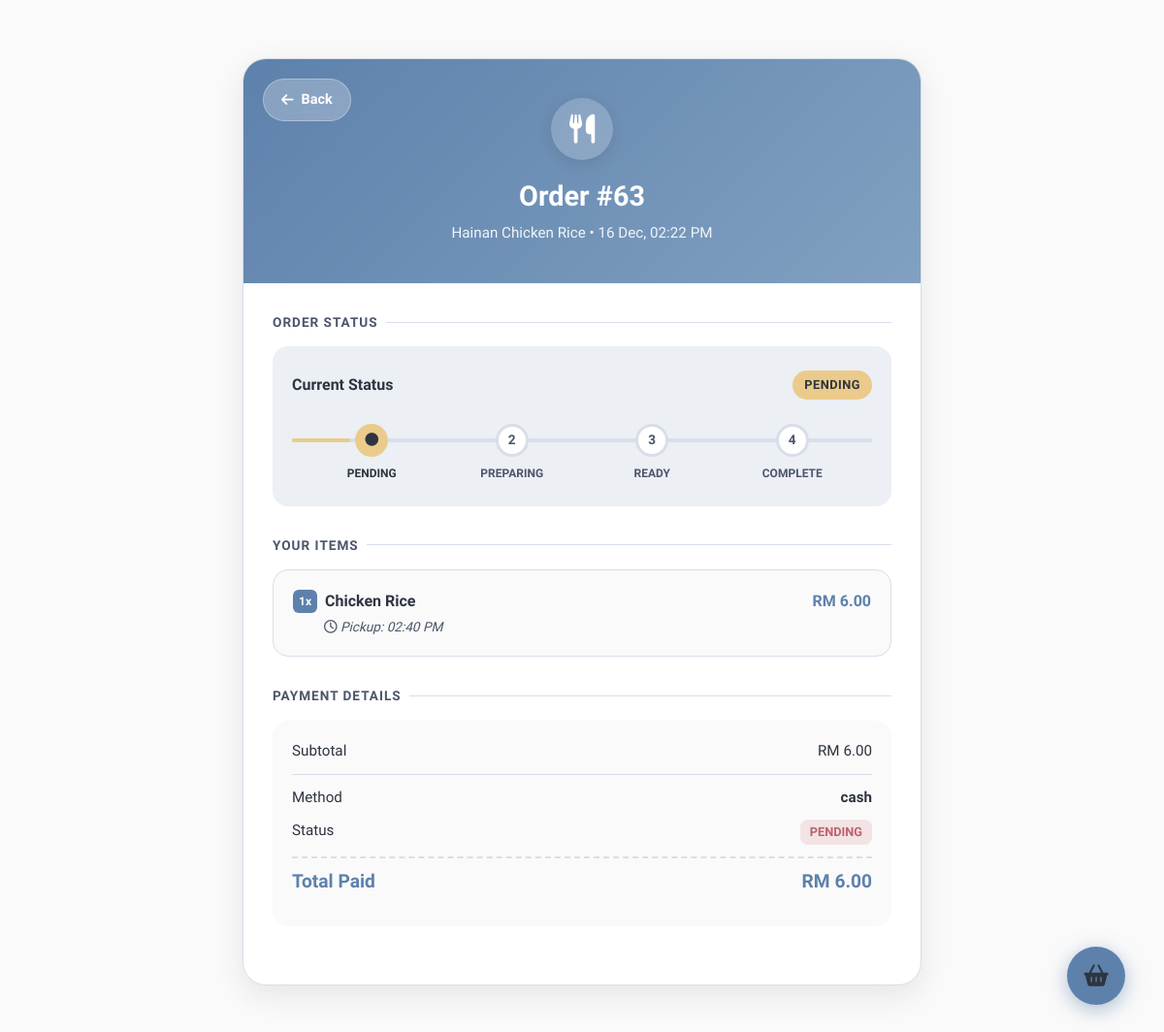
/order/order_detail.php?id=63, run on the app's committed database.
### tables this page shows
CREATE TABLE `orders` (
  `OrderId` int(11) NOT NULL,
  `PaymentId` int(11) NOT NULL,
  `UserId` int(11) NOT NULL,
  `StallId` int(11) NOT NULL,
  `Status` enum('pending','preparing','ready','complete') DEFAULT 'pending',
  `Notes` text DEFAULT NULL,
  `CreatedAt` datetime NOT NULL DEFAULT current_timestamp()
);

CREATE TABLE `stalls` (
  `StallId` int(11) NOT NULL,
  `StaffId` int(11) NOT NULL,
  `StallName` varchar(100) NOT NULL,
  `Description` text DEFAULT NULL,
  `IsAvailable` tinyint(1) NOT NULL DEFAULT 1,
  `CreatedAt` datetime NOT NULL DEFAULT current_timestamp(),
  `LogoUrl` varchar(255) DEFAULT NULL
);

CREATE TABLE `orderitems` (
  `OrderListId` int(11) NOT NULL,
  `OrderId` int(11) NOT NULL,
  `ProductId` int(11) NOT NULL,
  `Quantity` int(11) NOT NULL,
  `Subtotal` decimal(10,2) NOT NULL,
  `Note` text DEFAULT NULL,
  `PickupTime` datetime DEFAULT NULL,
  `Status` enum('pending','preparing','ready','complete','cancelled') DEFAULT 'pending'
);

CREATE TABLE `products` (
  `ProductId` int(11) NOT NULL,
  `StallId` int(11) NOT NULL,
  `CategoryId` int(11) DEFAULT NULL,
  `ProductName` varchar(150) NOT NULL,
  `Description` text DEFAULT NULL,
  `UnitPrice` decimal(10,2) NOT NULL,
  `IsAvailable` tinyint(1) NOT NULL DEFAULT 1,
  `IsUnlimitedStock` tinyint(1) NOT NULL DEFAULT 0,
  `Stock` int(11) NOT NULL DEFAULT 0
);

CREATE TABLE `payments` (
  `PaymentId` int(11) NOT NULL,
  `UserId` int(11) NOT NULL,
  `TotalAmount` decimal(10,2) NOT NULL,
  `Status` enum('pending','paid','failed') NOT NULL DEFAULT 'pending',
  `PaymentMethod` enum('card','cash','e-wallet','') NOT NULL,
  `CreatedAt` datetime NOT NULL DEFAULT current_timestamp()
);

### order/order_detail.php (the view, shortened to what this page needs)
<?php
require __DIR__ . '/../configs/db.php';
$orderId = isset($_GET['id']) ? (int)$_GET['id'] : die('Order ID required.');
function getOrderDetail(PDO $db, int $orderId): ?array
{
    $sql = "
        SELECT
            o.OrderId, o.UserId, o.StallId, o.PaymentId, o.Status,
            o.Notes, o.CreatedAt,
            p.PaymentMethod, p.Status AS PaymentStatus,
            s.StallName,
            u.Name AS UserName,
            COUNT(oi.OrderListId) AS TotalItems
        FROM orders o
        LEFT JOIN payments p ON o.PaymentId = p.PaymentId
        LEFT JOIN stalls s ON o.StallId = s.StallId
        LEFT JOIN users u ON o.UserId = u.UserId
        LEFT JOIN orderitems oi ON o.OrderId = oi.OrderId
        WHERE o.OrderId = :orderId
        GROUP BY
            o.OrderId, o.UserId, o.StallId, o.PaymentId,
            o.Status, o.Notes, o.CreatedAt,
            p.PaymentMethod, p.Status, s.StallName, u.Name
    ";
    $stmt = $db->prepare($sql);
    $stmt->execute([':orderId' => $orderId]);
    return $stmt->fetch(PDO::FETCH_ASSOC) ?: null;
}
function getOrderItems(PDO $db, int $orderId): array
{
    $sql = "
        SELECT
            oi.Quantity, p.ProductName, p.UnitPrice, oi.Note,
            oi.Subtotal, oi.Status AS ItemStatus,
            oi.PickupTime
        FROM orderitems oi
        JOIN products p ON oi.ProductId = p.ProductId
        WHERE oi.OrderId = :orderId
    ";
    $stmt = $db->prepare($sql);
    $stmt->execute([':orderId' => $orderId]);
    return $stmt->fetchAll(PDO::FETCH_ASSOC);
}
$order = getOrderDetail($db, $orderId);
$items = getOrderItems($db, $orderId);
include '../includes/header.php';
?>
<link rel="stylesheet" href="/U-Order/assets/css/order_detail.css">
<div class="detail-wrapper">
    <div class="order-card">
        <div class="card-header">
            <a href="javascript:history.back()" class="back-btn-hero">
                <i class="fas fa-arrow-left"></i> Back
            </a>
            <div class="header-icon">
                <i class="fas fa-utensils"></i>
            </div>
            <div class="header-title">Order #<?= $orderId ?></div>
            <div class="header-subtitle">
                <?= htmlspecialchars($order['StallName']) ?> • <?= date("d M, h:i A", strtotime($order['CreatedAt'])) ?>
            </div>
        </div>
        <div class="card-body">
            <div class="section">
                <div class="section-title">Order Status</div>
                <div class="status-container">
                    <div class="status-header">
                        <span class="status-label">Current Status</span>
                        <span class="status-badge <?= strtolower($order['Status']) ?>" id="status-badge">
                            <?= ucfirst($order['Status']) ?>
                        </span>
                    </div>
                    <div class="progress-wrapper">
                        <div class="progress-track"></div>
                        <div class="progress-fill <?= strtolower($order['Status']) ?>" id="progress-fill"></div>
                        <div class="progress-steps" id="progress-steps">
                            <?php
                            $steps = ["pending", "preparing", "ready", "complete"];
                            $current = strtolower($order["Status"]);
                            $currentRank = array_search($current, $steps);
                            foreach ($steps as $i => $s):
                                $active = $i <= $currentRank ? "active" : "";
                                $currentStep = $i == $currentRank ? "current" : "";
                                $statusClass = $i <= $currentRank ? $s : "";
                            ?>
                                <div class="step <?= $active ?> <?= $currentStep ?> <?= $statusClass ?>" data-status="<?= $s ?>">
                                    <div class="step-circle">
                                        <?php if ($i < $currentRank): ?>
                                            <i class="fas fa-check"></i>
                                        <?php elseif ($i == $currentRank): ?>
                                            <i class="fas fa-circle"></i>
                                        <?php else: ?>
                                            <?= $i + 1 ?>
                                        <?php endif; ?>
                                    </div>
                                    <div class="step-label"><?= ucfirst($s) ?></div>
                                </div>
                            <?php endforeach; ?>
                        </div>
                    </div>
                </div>
            </div>
            <div class="section">
                <div class="section-title">Your Items</div>
                <div class="items-container">
                    <?php
                    $totalAmount = 0;
                    foreach ($items as $item):
                        $totalAmount += $item['Subtotal'];
                    ?>
                        <div class="item">
                            <div style="flex:1;">
                                <div style="display:flex; align-items:center;">
                                    <span class="item-qty"><?= $item['Quantity'] ?>x</span>
                                    <span class="item-name"><?= htmlspecialchars($item['ProductName']) ?></span>
                                </div>
                                <?php if (!empty($item['PickupTime'])): ?>
                                    <span class="item-note">
                                        <i class="far fa-clock"></i> Pickup: <?= date("h:i A", strtotime($item['PickupTime'])) ?>
                                    </span>
                                <?php endif; ?>
                            </div>
                            <div class="item-price">
                                RM <?= number_format($item['Subtotal'], 2) ?>
                            </div>
                        </div>
                    <?php endforeach; ?>
                </div>
            </div>
            <div class="section">
                <div class="section-title">Payment Details</div>
                <div class="summary-container">
                    <div class="summary-row divider">
                        <span>Subtotal</span>
                        <span>RM <?= number_format($totalAmount, 2) ?></span>
                    </div>
                    <div class="summary-row">
                        <span>Method</span>
                        <span style="font-weight:700;"><?= htmlspecialchars($order['PaymentMethod'] ?? 'Cash') ?></span>
                    </div>
                    <div class="summary-row">
                        <span>Status</span>
                        <span class="payment-status <?= strtolower($order['PaymentStatus'] ?? 'pending') ?>" id="payment-status-badge">
                            <?= ucfirst($order['PaymentStatus'] ?? 'Pending') ?>
                        </span>
                    </div>
                    <div class="summary-row total">
                        <span>Total Paid</span>
                        <span>RM <?= number_format($totalAmount, 2) ?></span>
                    </div>
                </div>
            </div>
        </div>
    </div>
</div>
<?php include __DIR__ . '/../includes/footer.php'; ?>

### assets/css/app.css (style rules this page uses)
:root { --nord0: #2E3440; --nord1: #3B4252; --nord2: #434C5E; --nord3: #4C566A; --nord4: #D8DEE9; --nord5: #E5E9F0; --nord6: #ECEFF4; --nord7: #8FBCBB; --nord8: #88C0D0; --nord9: #81A1C1; --nord10: #5E81AC; --nord11: #BF616A; --nord12: #D08770; --nord13: #EBCB8B; --nord14: #A3BE8C; --bg-body: #FAFAFA; --bg-card: #FFFFFF; --bg-input: var(--nord6); --text-main: var(--nord0); --text-muted: var(--nord3); --border-color: var(--nord4); --primary: var(--nord10); --primary-hover: var(--nord9); --danger: var(--nord11); --success: var(--nord14); --shadow-sm: 0 4px 6px rgba(0,0,0,0.05); --shadow-lg: 0 10px 30px rgba(46, 52, 64, 0.1); }
* { box-sizing: border-box; outline: none; }
body { background-color: var(--bg-body); color: var(--text-main); font-family: 'Urbanist', sans-serif; margin: 0; padding: 0; transition: background-color 0.3s ease, color 0.3s ease; }
a { text-decoration: none; color: inherit; transition: color 0.2s; }

### data on the page
orders: StallId.StallName "Hainan Chicken Rice", CreatedAt "16 Dec, 02:22 PM", Status "PENDING", PaymentId.PaymentMethod "cash", PaymentId.Status "PENDING"
orderitems: Quantity "1", ProductId.ProductName "Chicken Rice", PickupTime "02:40 PM", Subtotal "6.00"

### other printed values
$orderId "63"
$s "PENDING"
$s "PREPARING"
$s "READY"
$s "COMPLETE"
$totalAmount "6.00"
